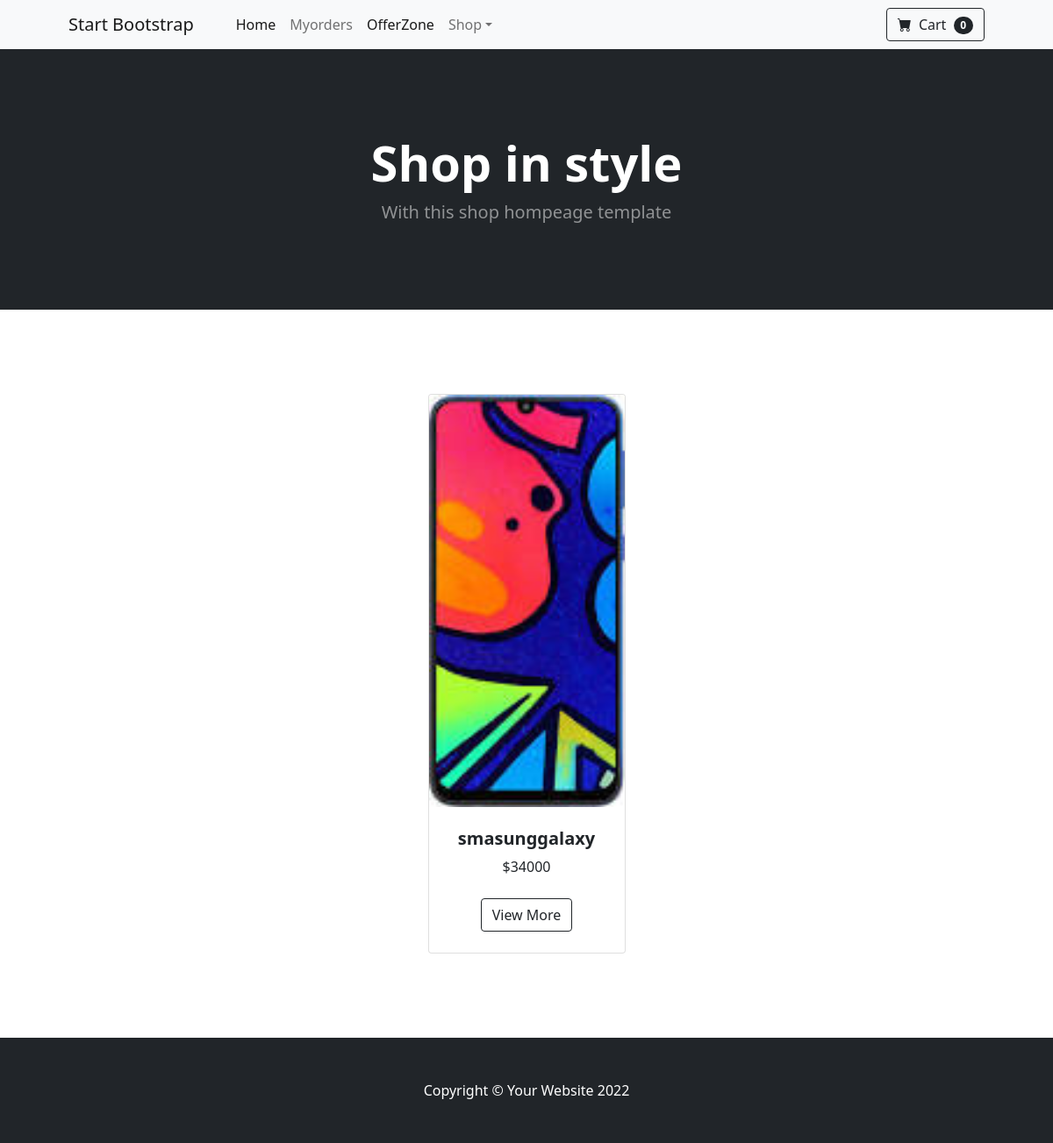
/home/, run on the app's committed database.
### store/models.py (models this page shows, shortened)
class Products(models.Model):
    product_name=models.CharField(max_length=200)
    category=models.ForeignKey(Category,on_delete=models.CASCADE)
    description=models.CharField(max_length=200)
    price=models.PositiveIntegerField()
    is_active=models.BooleanField(default=True)
    image=models.ImageField(upload_to="images",null=True,blank=True)

### customer/views.py (the view)
# urls.py: path("home/",views.IndexView.as_view(),name="home"),
class IndexView(View):
    def get(self,request,*args,**kw):
        qs=Products.objects.all()
        return render(request,"index.html",{"products":qs})

### customer/context_processors.py (called while the page is built)
def cart_count(request):
    if request.user.is_authenticated:
        cnt=Carts.objects.filter(user=request.user,status="in-cart").count()
    else:
        cnt=0
    return {"count":cnt}

### customer/templates/index.html
{%extends 'base.html'%}
{%block body%}
<section class="py-5">
    <div class="container px-4 px-lg-5 mt-5">
        <div class="row gx-4 gx-lg-5 row-cols-2 row-cols-md-3 row-cols-xl-4 justify-content-center">
            {%for p in products%}
            <div class="col mb-5">
                <div class="card h-100">
                    {%if p.image%}
                    <img class="card-img-top" src="{{p.image.url}}" alt="..." />
                    {%else%}
                    <img class="card-img-top" src="https://dummyimage.com/450x300/dee2e6/6c757d.jpg" alt="..." />
                    {%endif%}
                    <div class="card-body p-4">
                        <div class="text-center">
                            <h5 class="fw-bolder">{{p.product_name}}</h5>
                            ${{p.price}}
                        </div>
                    </div>
                    <div class="card-footer p-4 pt-0 border-top-0 bg-transparent">
                        <div class="text-center">
                            <a class="btn btn-outline-dark mt-auto" href="{%url 'product-detail' p.id%}">View More</a>
                        </div>
                    </div>
                </div>
            </div>
            {%endfor%}
            </div>
            </div>
            </section>
{%endblock%}

### data on the page
Products: image (picture), product_name "smasunggalaxy", price "34000"

### other printed values
{{ count }} "0"
